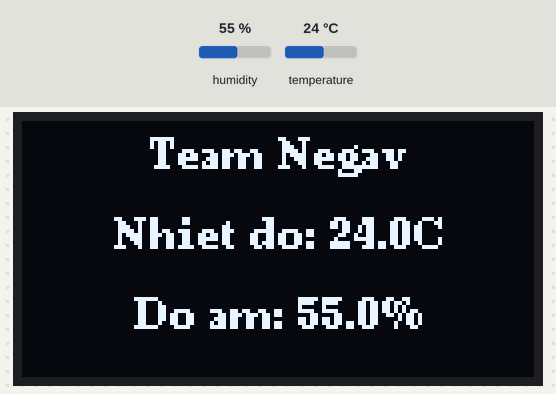
Recording of a sketch running on a simulated Arduino Mega 2560, built with avr-gcc and run on an emulated ATmega2560. On the bench: 128×64 one-colour display. The test bench sets the inputs (shaded band); at power-on: humidity 55 %, temperature 24 °C. What the sketch prints to the serial monitor is not drawn.

Above: at 2.9 s.
3.0 s: humidity set to 22 %
At 5.1 s:
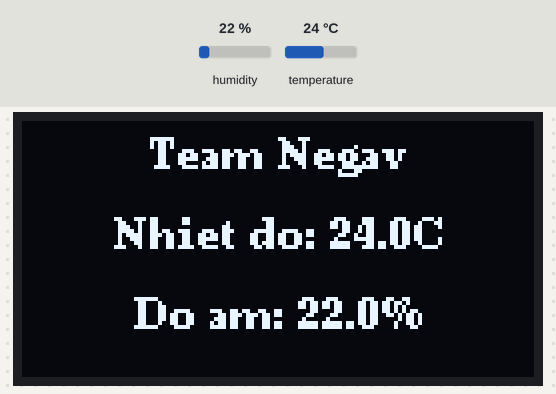
5.8 s: temperature set to 12 °C
At 6.8 s:
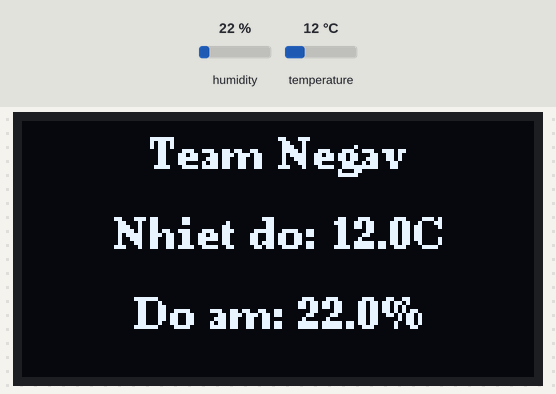
8.6 s: humidity set to 40 %
At 11.6 s:
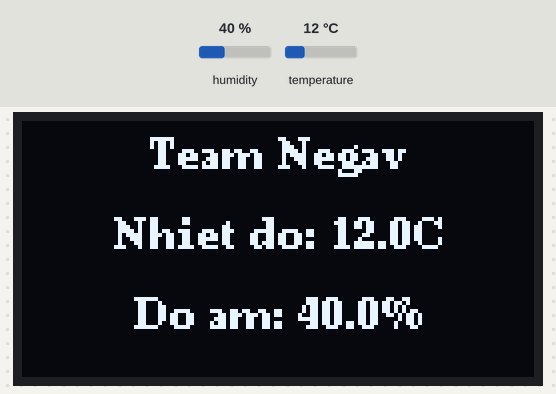
12.1 s: temperature set to 19 °C
14.9 s: humidity set to 88 %
At 18.2 s:
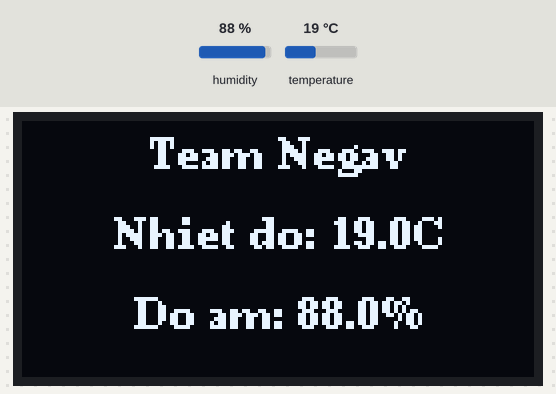
Timing chart, 0 to 19.4 s (numbered marks = the images above; inputs shaded):
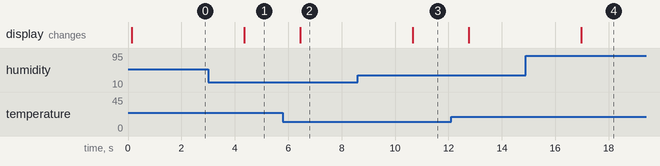

The sketch:

TempMoisture.ino
```cpp
#include <Wire.h>
#include <U8g2lib.h>
#include <DHT.h>

// Khởi tạo màn hình SH1106 với giao tiếp I2C
U8G2_SH1106_128X64_NONAME_F_HW_I2C oled(U8G2_R0, /* reset=*/U8X8_PIN_NONE);

#define DHT11_PIN 23 // Chân kết nối DHT11

DHT dht11(DHT11_PIN, DHT11);

String temperature;
String humidity;

void setup() {
  Serial.begin(9600);

  // Khởi tạo màn hình OLED
  oled.begin();
  oled.clearBuffer();  // Xóa bộ đệm
  oled.setFont(u8g2_font_ncenB08_tr);  // Đặt font chữ

  dht11.begin();  // Khởi tạo cảm biến DHT11

  temperature.reserve(10);  // Tối ưu bộ nhớ
  humidity.reserve(10);     // Tối ưu bộ nhớ
}

void loop() {
  float humi = dht11.readHumidity();      // Đọc độ ẩm
  float tempC = dht11.readTemperature();  // Đọc nhiệt độ

  // Kiểm tra lỗi khi đọc dữ liệu
  if (isnan(humi) || isnan(tempC)) {
    temperature = "Failed";
    humidity = "Failed";
  } else {
    temperature = String(tempC, 1);  // 1 chữ số thập phân
    temperature += char(176);        // Ký tự độ °
    temperature += "C";
    humidity = String(humi, 1);  // 1 chữ số thập phân
    humidity += "%";
  }

  Serial.print(tempC);  // Hiển thị nhiệt độ trên Serial Monitor
  Serial.print("°C | ");
  Serial.print(humi);  // Hiển thị độ ẩm trên Serial Monitor
  Serial.println("%");

  // Hiển thị dữ liệu trên OLED
  oledDisplayCenter(temperature, humidity);

  delay(2000);  // Đợi 2 giây
}

void oledDisplayCenter(String temperature, String humidity) {
  oled.clearBuffer();  // Xóa nội dung cũ

  // Hiển thị tiêu đề "Team Negav" ở giữa màn hình
  String title = "Team Negav";
  int16_t x = (128 - oled.getStrWidth(title.c_str())) / 2; // Căn giữa theo chiều ngang
  oled.setCursor(x > 0 ? x : 0, 12); // Nếu x âm, đặt x=0 để không bị cắt chữ
  oled.print(title.c_str());

  // Hiển thị nhiệt độ ở giữa màn hình
  String tempText = "Nhiet do: " + temperature;  // Tạo chuỗi nhiệt độ
  oled.setCursor((128 - oled.getStrWidth(tempText.c_str())) / 2, 32); // Căn giữa theo chiều ngang
  oled.print(tempText.c_str());

  // Hiển thị độ ẩm ở giữa màn hình
  String humText = "Do am: " + humidity;  // Tạo chuỗi độ ẩm
  oled.setCursor((128 - oled.getStrWidth(humText.c_str())) / 2, 52); // Căn giữa theo chiều ngang
  oled.print(humText.c_str());

  oled.sendBuffer();  // Cập nhật màn hình
}
```

Measured:
- after the input at 3.0 s, the display: changes after 1.3 s (image 1)
- after the input at 5.8 s, the display: changes after 0.65 s (image 2)
- after the input at 8.6 s, the display: changes after 2.1 s (image 3)
- after the input at 14.9 s, the display: changes after 2.1 s (image 4)
